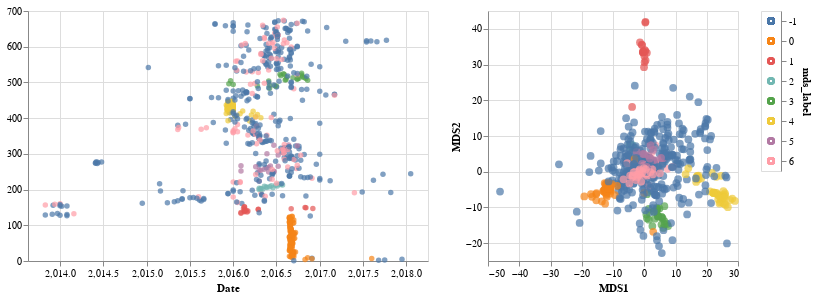

Notebook code cell kept with this figure:
### Markdown cell above
# HDBSCAN output:

### Code cell
list_of_chart = linking_tree_with_plots_clickable(merged_mds_df,['mds1','mds2'],["MDS1", "MDS2"], 'mds_label:N', ["mds_label"], ['strain','clade_membership'])
list_of_chart[0]|list_of_chart[1]|list_of_chart[2]

### Figure 1 — Vega-Lite specification as saved in the notebook (floating-point values rounded to 4 significant figures; data arrays with more than 128 entries replaced by an {"elided": "..."} marker saying what was removed)
{"config": {"view": {"continuousWidth": 400, "continuousHeight": 300}}, "hconcat": [{"mark": "circle", "encoding": {"color": {"condition": {"type": "nominal", "field": "mds_label", "legend": null, "selection": "selector010"}, "value": "lightgray"}, "tooltip": [{"type": "nominal", "field": "strain"}, {"type": "nominal", "field": "clade_membership"}], "x": {"type": "quantitative", "field": "date", "scale": {"domain": [2014.0, 2018.0]}, "title": "Date"}, "y": {"type": "quantitative", "field": "y", "title": ""}}, "height": 250, "selection": {"selector010": {"type": "multi", "fields": ["mds_label"]}}, "width": 400}, {"mark": {"type": "circle", "size": 60}, "encoding": {"color": {"condition": {"type": "nominal", "field": "mds_label", "legend": null, "selection": "selector010"}, "value": "lightgray"}, "tooltip": [{"type": "nominal", "field": "strain"}, {"type": "nominal", "field": "clade_membership"}], "x": {"type": "quantitative", "field": "mds1", "title": "MDS1"}, "y": {"type": "quantitative", "field": "mds2", "title": "MDS2"}}, "height": 250, "selection": {"selector010": {"type": "multi", "fields": ["mds_label"]}}, "width": 250}, {"mark": "point", "encoding": {"color": {"type": "nominal", "field": "mds_label"}, "y": {"type": "nominal", "axis": {"orient": "right"}, "field": "mds_label"}}, "selection": {"selector010": {"type": "multi", "fields": ["mds_label"]}}}], "data": {"name": "data-07a40aefc9badc576db7b0b6e694cf46"}, "$schema": "https://vega.github.io/schema/vega-lite/v4.8.1.json", "datasets": {"data-07a40aefc9badc576db7b0b6e694cf46": {"elided": "674 records"}}}
